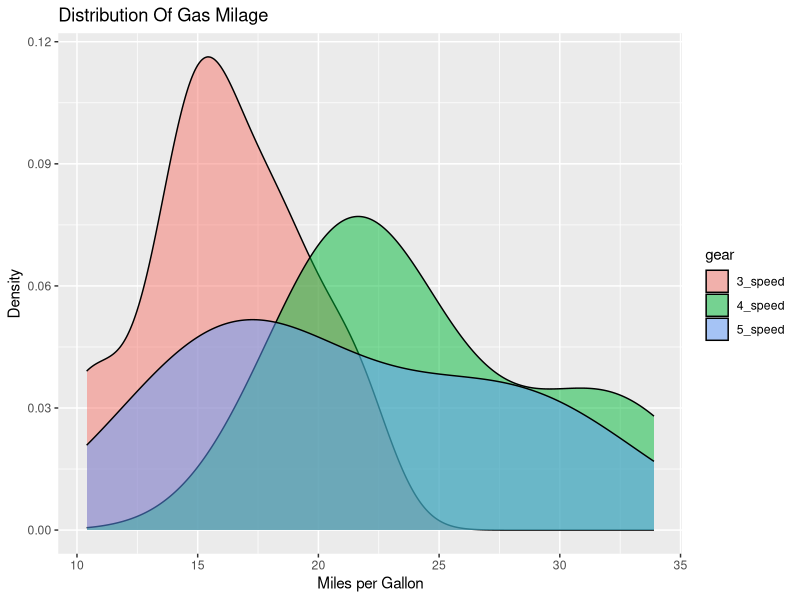

Write R code to recreate this figure.
## ---- chunk 1
knitr::opts_chunk$set(echo = TRUE)
## ---- chunk 2
df <- mtcars
df
## ---- chunk 3
library(tidyverse)
df <- mutate(df,df_new=mpg/cyl)
df
df$df_new <- round(df$df_new,digits = 1)
df
## ---- chunk 4
mtcars$cyl <- factor(mtcars$cyl,levels = c(4,6,8),labels = c("4_cylinders","6_cylinders","8_cylinders"))
df
mtcars$am <- factor(mtcars$am,levels = c(0,1),labels = c("Auto","Manual"))
mtcars$gear <- factor(mtcars$gear,levels = c(3,4,5),labels = c("3_speed","4_speed","5_speed"))
qplot(mpg,data=mtcars,geom="density",fill=gear,alpha=I(.5),main="Distribution Of Gas Milage",xlab="Miles per Gallon",ylab="Density")
## ---- chunk 5
shapiro.test(mtcars$mpg)

## ---- chunk 6
atoman<-glm(am~mpg+wt+hp, data=mtcars, family = binomial)
summary(atoman)
